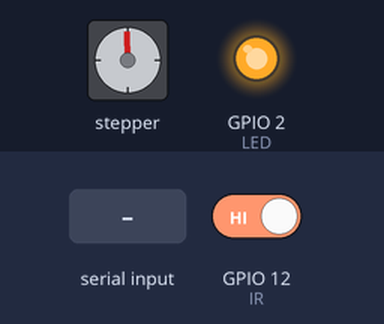
Simulated run of this program. Board: ESP32. Shown: stepper motor, output pins drawn as LEDs (lit = HIGH). Wiring (inferred from the names in the program): stepper motor driver (200 steps per turn assumed): step GPIO 27; direction GPIO 14. The test bench sets the inputs (shaded band); at power-on: GPIO 12 (IR) HIGH. Pins used as bus, display or sensor lines are not drawn; what the program prints to the serial monitor is not drawn.

Above: at 9.2 s.
9.3 s: GPIO 12 (IR) driven LOW
At 9.75 s:
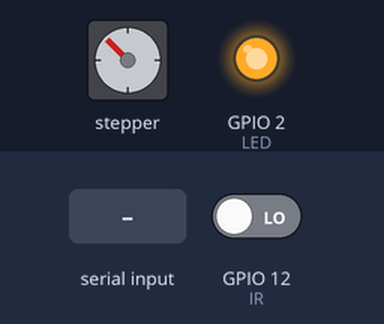
12.3 s: "L" received over Serial
At 15.08 s:
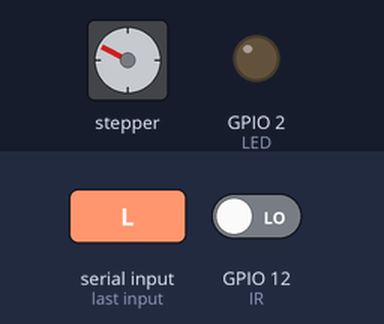
15.3 s: "M" received over Serial
At 15.75 s:
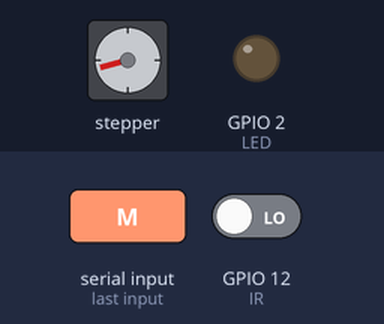
18.3 s: "B" received over Serial
At 18.46 s:
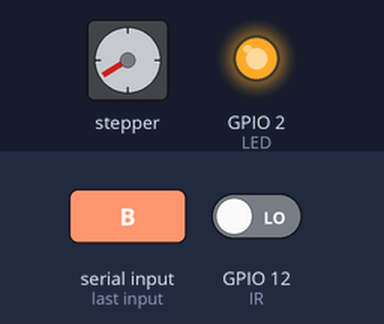
24.3 s: "R" received over Serial
At 24.46 s:
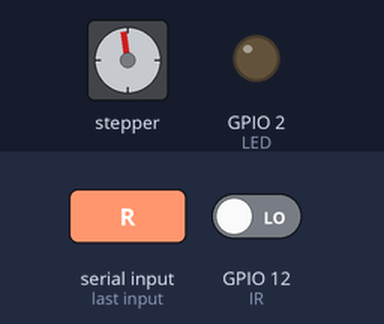
Timing chart, 0 to 28.3 s (numbered marks = the images above; inputs shaded):
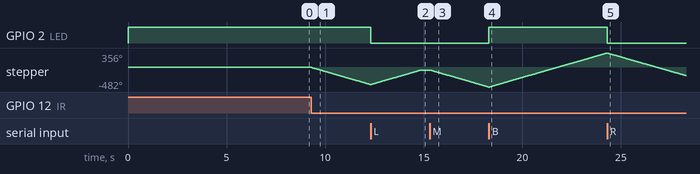

Measured:
- after the input at 9.3 s, stepper: keeps turning counter-clockwise at about 141°/s, starting at once
- after the input at 12.3 s, GPIO 2 (LED): HIGH → LOW at once
- after the input at 15.3 s, stepper: keeps turning counter-clockwise at about 141°/s, starting at once
- after the input at 18.3 s, GPIO 2 (LED): LOW → HIGH at once
- after the input at 24.3 s, GPIO 2 (LED): HIGH → LOW at once

The program:

main.cpp
```cpp
#include <Arduino.h>
#include "MegunoLink.h"
#include "Filter.h"
#define PUL 27 //define Pulse pin
#define DIR 14 //define Direction pin
#define POT 26 //POT pin
#define IR 12  //IR sensor pin
#define LED 2  //built-in LED

//Target
int _LEFT = -400;
int _MID = 0;
int _RIGHT = 400;

int oldState = 0;
int newState = 0;
int dirState = 0;

//stepper
bool pulState = 0;

unsigned long timer = 0;
unsigned long motorTimer = 0;
unsigned long motorInterval = 5;
bool motorState = 0;

//pot
unsigned long potTimer = 0;
unsigned long potInterval = 2000;
ExponentialFilter<long> ADCFilter(10, 0);

//initiate
bool isInit = 0;

//serial event
bool isReady = 0;

void runTo(int direction)
{
  if (timer - motorTimer > motorInterval)
  {
    if (newState == _MID)
    {
      if (!digitalRead(IR))
      {
        motorState = !motorState;
        digitalWrite(PUL, motorState);
        motorTimer = timer;
        oldState += direction;
      }
      else
      {
        oldState = 0;
      }
    }
    else
    {
      if (oldState < newState)
      {
        motorState = !motorState;
        digitalWrite(PUL, motorState);
        motorTimer = timer;
        oldState += direction;
      }
      else if (oldState > newState)
      {
        motorState = !motorState;
        digitalWrite(PUL, motorState);
        motorTimer = timer;
        oldState += direction;
      }
    }
  }
}

void run(unsigned long interval)
{
  if (timer - motorTimer > interval)
  {
    motorState = !motorState;
    digitalWrite(PUL, motorState);
    motorTimer = timer;
  }
}

void sendAngle()
{
  if (timer - potTimer > potInterval)
  {
    Serial.println(ADCFilter.Current());
    potTimer = timer;
  }
}

void serialEvent()
{
  if (isReady && Serial.available())
  {
    char in = (char)Serial.read();
    switch (in)
    {
    case 'L':
      newState = _LEFT;
      digitalWrite(LED, 0);
      break;
    case 'M':
      newState = _MID;
      digitalWrite(LED, 0);
      break;
    case 'R':
      newState = _RIGHT;
      digitalWrite(LED, 0);
      break;
    case 'B':
      digitalWrite(LED, 1);
      break;
    }
    if (newState - oldState < 0)
    {
      digitalWrite(DIR, 1);
      dirState = -1;
    }
    else
    {
      digitalWrite(DIR, 0);
      dirState = 1;
    }
  }
}

void setup()
{
  //init pin
  pinMode(PUL, OUTPUT);
  pinMode(DIR, OUTPUT);
  pinMode(LED, OUTPUT);
  pinMode(IR, INPUT);
  pinMode(POT, INPUT);

  //init direction and pulse
  digitalWrite(DIR, 0); //clockwise
  digitalWrite(PUL, pulState);
  digitalWrite(LED, 1);

  Serial.begin(9600);
  delay(5000);
  Serial.println("...Init...");
  delay(1000);
  Serial.println("Finding Zero");
  while (!isInit)
  {
    timer = millis();
    run(2);
    if (digitalRead(IR))
    {
      isInit = 1;
    }
  }
  Serial.println("Reach Zero");
  Serial.println("...Ready...");
  delay(2000);
  oldState = _MID;
  newState = _MID;
  isReady = 1;
}

void loop()
{
  timer = millis();
  serialEvent();
  // int rawPot = floor(analogRead(POT) / 68.3); //0-59
  // ADCFilter.Filter(rawPot);
  // sendAngle();
  runTo(dirState);
}
```
